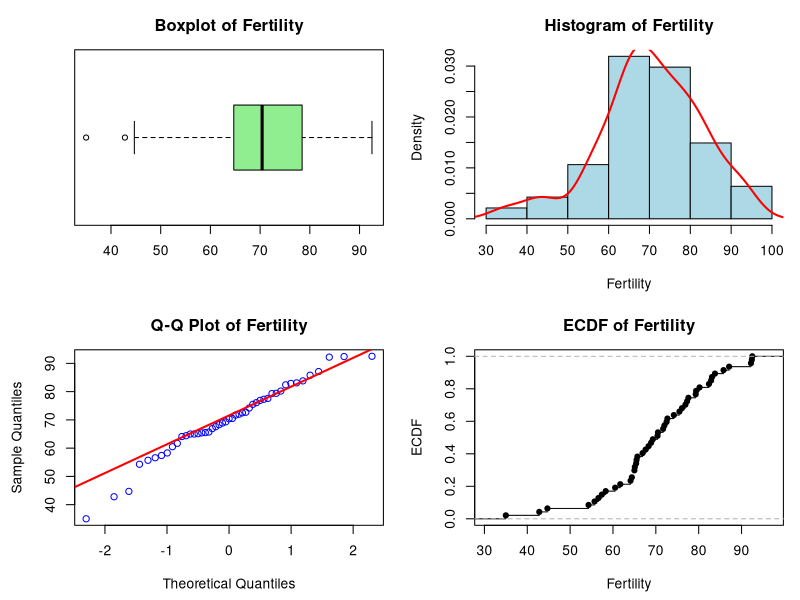
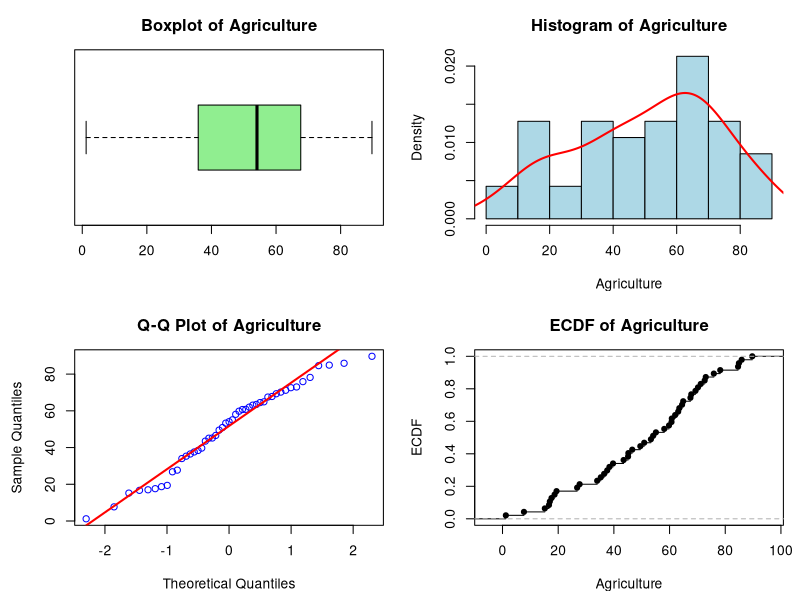
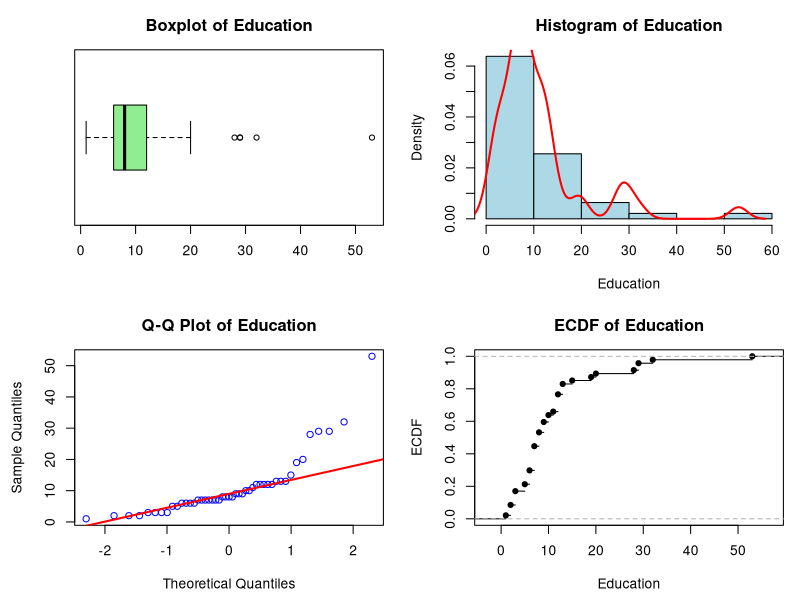
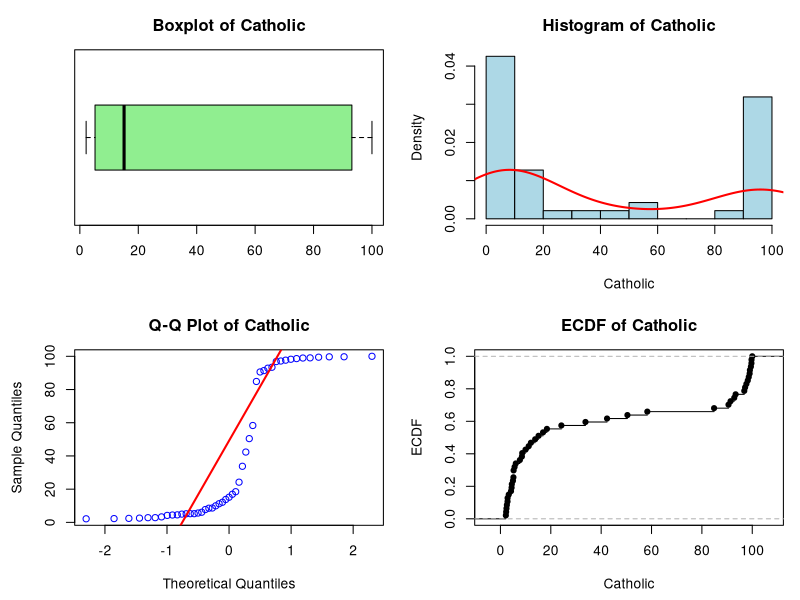
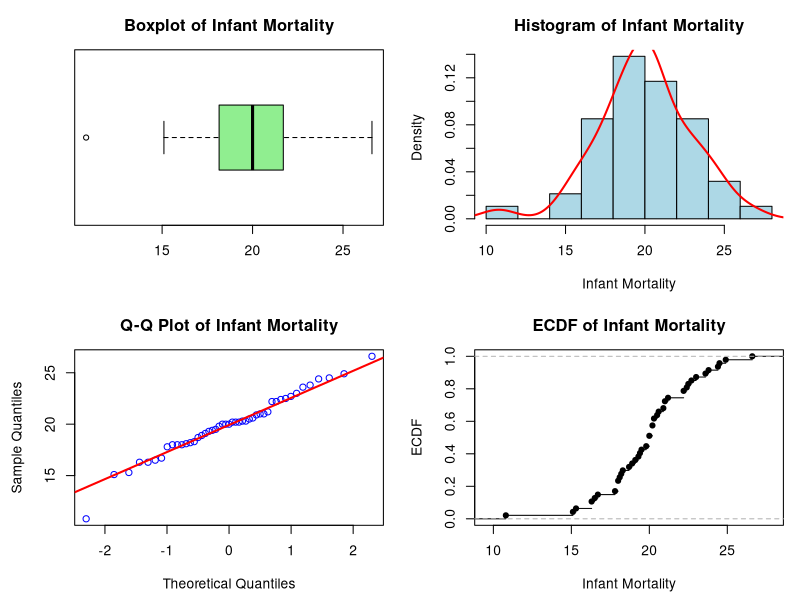
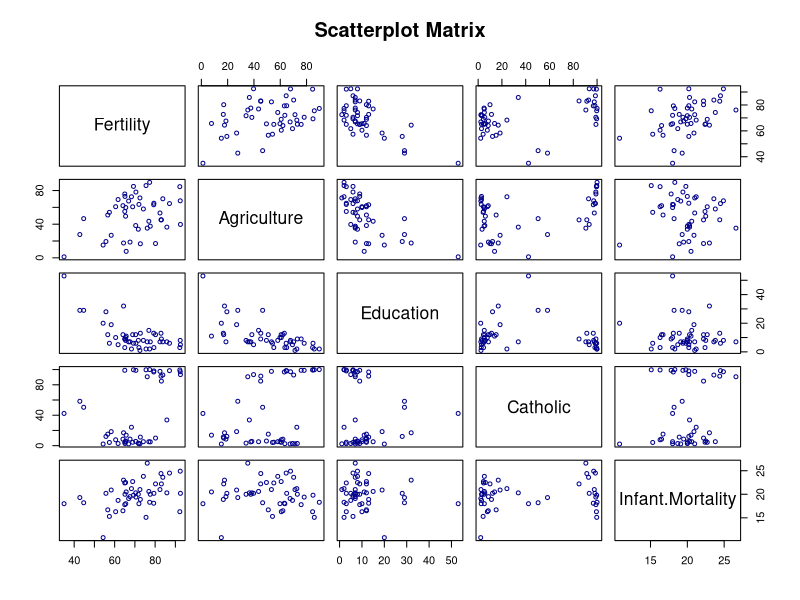
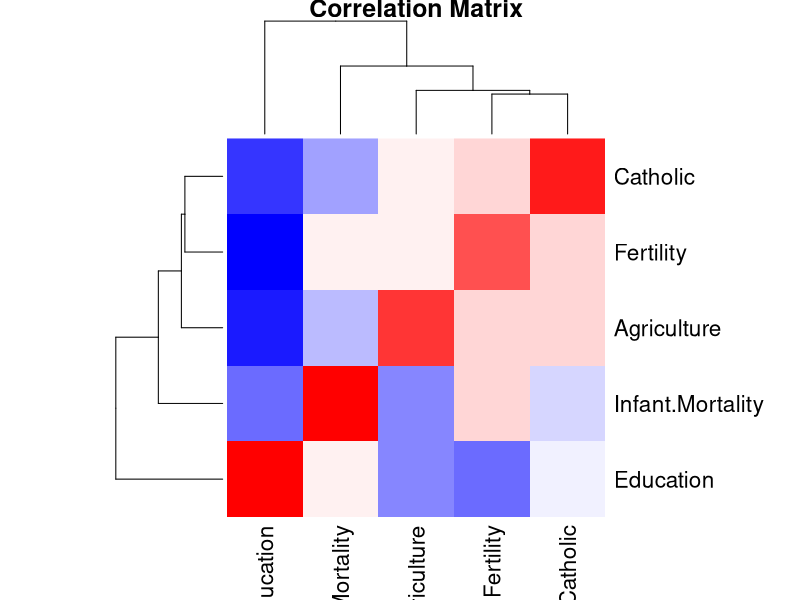
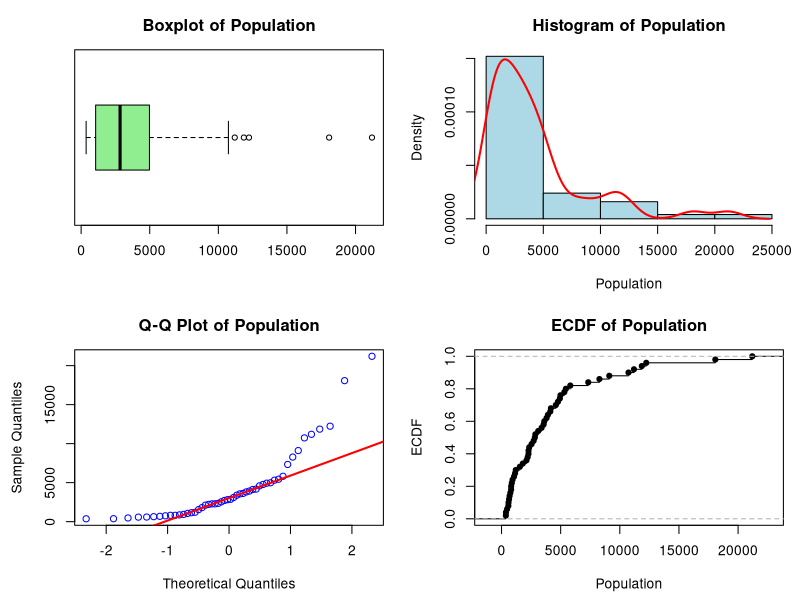

These figures' R source, in order:
## ---- chunk 1
knitr::opts_chunk$set(echo = TRUE)
## ---- chunk 2
# Function for analysis of variables
variable_analysis <- function(vect) {
  result <- list(
    mean = mean(vect),
    median = median(vect),
    variance = var(vect),
    sd = sd(vect),
    IQR = IQR(vect),
    min = min(vect),
    max = max(vect),
    range = max(vect) - min(vect)
  )
  return(result)
}

# Format summary statistics as a table
# Execute this on a _result variable (output of variable_analysis(swiss$Fertility)) in a code block to get the  nice table in text)
print_nice <- function(result) {
  # Convert statistics to a formatted table
  table <- as.data.frame(t(as.data.frame(result)))
  colnames(table) <- "Value"  # value is 2nd column
  table <- round(table, 4)  
  
  # Print, left align and title
  knitr::kable(table, caption = "Summary Statistics", align = c("l", "r"))
}

## ---- chunk 3
# Function for 4 plots: box, histo, QQ, ECDF
plots_function <- function(input_vect, var_name = "default") {
  # mfrow sets 2x2 layout and mar sets plot margins
  par(mfrow = c(2, 2), mar = c(4.5, 4.5, 3, 1)) 
  
  #Boxplot
  boxplot(
    input_vect,
    main = paste("Boxplot of", var_name),
    col = "lightgreen",
    horizontal = TRUE 
  )
  
  # Histogram
  hist(
    input_vect,
    main = paste("Histogram of", var_name),
    xlab = var_name,
    col = "lightblue",
    freq = FALSE
  )
  lines(density(input_vect), col = "red", lwd = 2)  #density curve
  
  # Q-Q 
  qqnorm(
    input_vect,
    main = paste("Q-Q Plot of", var_name),
    col = "blue"
  )
  qqline(input_vect, col = "red", lwd = 2)  
  
  # ECDF
  plot(
    ecdf(input_vect),
    main = paste("ECDF of", var_name),
    xlab = var_name,
    ylab = "ECDF"
  )
  
  # Reset layout back to normal 1x1
  par(mfrow = c(1, 1))
}

## ---- chunk 4
# Function for outliers check using 1.5 × IQR 
calculate_outliers <- function(vect) {
  Q1 <- quantile(vect, 0.25)
  Q3 <- quantile(vect, 0.75)
  IQR <- Q3 - Q1
  result <- list(
    low_fence = Q1 - 1.5 * IQR,
    up_fence = Q3 + 1.5 * IQR
  )
  return(result)
}
  
## ---- chunk 5
# function for scatterplot matrix
scatter_matrix <- function(data, main_title = "Scatterplot Matrix", point_color = "darkblue", point_size = 0.8) {
  pairs(
    data,
    main = main_title,
    col = point_color,
    cex = point_size
  )
}
## ---- chunk 6
# Function for correlation matrix
cor_matrix <- function(data) {
  # Compute cor matrix
  result <- cor(data, use = "pairwise.complete.obs")
  # Print rounded matrix
  print(round(result, 2))
  
  # make heatmap with dendrogram/colors
  heatmap(
    result, 
    main = "Correlation Matrix", 
    col = colorRampPalette(c("blue", "white", "red"))(20)
  )
}
## ---- chunk 7
data(swiss)
head(swiss)
## ---- chunk 8

fertility_result <- variable_analysis(swiss$Fertility)
agriculture_result <- variable_analysis(swiss$Agriculture)
education_result <- variable_analysis(swiss$Education)
catholic_result <- variable_analysis(swiss$Catholic)
infant_result <- variable_analysis(swiss$Infant.Mortality)
## ---- chunk 9
print_nice(fertility_result)
## ---- chunk 10
# Call the function
plots_function(swiss$Fertility, var_name = "Fertility")
## ---- chunk 11
print_nice(agriculture_result)
## ---- chunk 12
plots_function(swiss$Agriculture, var_name = "Agriculture")
## ---- chunk 13
shapiro.test(swiss$Agriculture)
## ---- chunk 14
print_nice(education_result)
## ---- chunk 15
plots_function(swiss$Education, var_name = "Education")
## ---- chunk 16
print_nice(catholic_result)
## ---- chunk 17
plots_function(swiss$Catholic, var_name = "Catholic")
## ---- chunk 18
print_nice(infant_result)
## ---- chunk 19
plots_function(swiss$Infant.Mortality, var_name = "Infant Mortality")
## ---- chunk 20
infant_outliers <- calculate_outliers(swiss$Infant.Mortality)
infant_outliers
## ---- chunk 21
# Selecting variables (making a subset of those that we're interested in)
swiss_subset <- swiss[, c("Fertility", "Agriculture", "Education", "Catholic", "Infant.Mortality")]

# Scatterplot matrix
scatter_matrix(swiss_subset)
## ---- chunk 22
cor_matrix(swiss_subset)
## ---- chunk 23
state.x77_dataframe <- as.data.frame(state.x77)
head(state.x77_dataframe, 7)
## ---- chunk 24
pop_result <- variable_analysis(state.x77_dataframe$Population)
inc_result <- variable_analysis(state.x77_dataframe$Income)
illi_result <- variable_analysis(state.x77_dataframe$Illiteracy)
life_exp_result <- variable_analysis(state.x77_dataframe$`Life Exp`)
murder_result <- variable_analysis(state.x77_dataframe$Murder)
hs_grad_result <- variable_analysis(state.x77_dataframe$`HS Grad`)
frost_result <- variable_analysis(state.x77_dataframe$Frost)
## ---- chunk 25
print_nice(pop_result)
## ---- chunk 26
plots_function(state.x77_dataframe$Population, var_name = "Population")
## ---- chunk 27
print_nice(inc_result)
## ---- chunk 28
plots_function(state.x77_dataframe$Income, var_name = "Income")
## ---- chunk 29
print_nice(illi_result)
## ---- chunk 30
plots_function(state.x77_dataframe$Illiteracy, var_name = "Illiteracy")
## ---- chunk 31
print_nice(life_exp_result)
## ---- chunk 32
plots_function(state.x77_dataframe$`Life Exp`, var_name = "Life Exp")
## ---- chunk 33
print_nice(murder_result)
## ---- chunk 34
plots_function(state.x77_dataframe$Murder, var_name = "Murder")
## ---- chunk 35
print_nice(hs_grad_result)
## ---- chunk 36
plots_function(state.x77_dataframe$`HS Grad`, var_name = "HS Grad")
## ---- chunk 37
print_nice(frost_result)
## ---- chunk 38
plots_function(state.x77_dataframe$Frost, var_name = "Frost")
## ---- chunk 39
usa_subset <- state.x77[, c("Population", "Income", "Illiteracy", "Life Exp", 
                            "Murder", "HS Grad", "Frost")]
# Scatterplot matrix
scatter_matrix(usa_subset)
## ---- chunk 40
cor_matrix(usa_subset)
## ---- chunk 41
LakeHuron <- LakeHuron
## ---- chunk 42
# To analyze just the lake levels we convert them to a numeric vector
# LakeHuron is a ts object in R
lake_levels <- as.numeric(LakeHuron)

levels_result <- variable_analysis(lake_levels)
print_nice(levels_result)
## ---- chunk 43
plots_function(lake_levels, var_name = "Lake Levels (no time)")
## ---- chunk 44
plot(LakeHuron, main = "Lake Huron Water Levels (1875–1972)",
     xlab = "Year", ylab = "Water Level", col = "blue", type = "l", xaxt = "n")
axis(1, at = seq(1875, 1975, by = 5), labels = seq(1875, 1975, by = 5))

# Min and max values
points(time(LakeHuron)[which.min(LakeHuron)], levels_result$min, col = "red", pch = 19)
points(time(LakeHuron)[which.max(LakeHuron)], levels_result$max, col = "red", pch = 19)

## ---- chunk 45
str(Titanic)
summary(Titanic)
mosaicplot(Titanic, main ="Survival on the Titanic", color = TRUE)
apply(Titanic, c(1,2,3,4), sum)
## ---- chunk 46


titanic <- as.table(Titanic)

layout(matrix(1:4, ncol = 2))

apply(titanic, c(3, 4), sum)
mosaicplot(~ Age + Survived, titanic, color = TRUE, main = "Age vs Survived")


apply(titanic, c(2, 4), sum)
mosaicplot(~ Sex + Survived, titanic, color = TRUE, main = "Sex vs Survived")


apply(titanic, c(1, 4), sum)
mosaicplot(~ Class + Survived, titanic, color = TRUE, main = "Class vs Survived")


apply(titanic, c(1, 2, 4), sum)
mosaicplot(~ Class + Survived + Sex, titanic, color = TRUE, main = "Class, Sex vs Survived")

layout(1)


apply(titanic, c(1, 2, 4), sum)
mosaicplot(~ Class + Survived + Age, titanic, color = TRUE, main = "Age, Class vs Survived")
